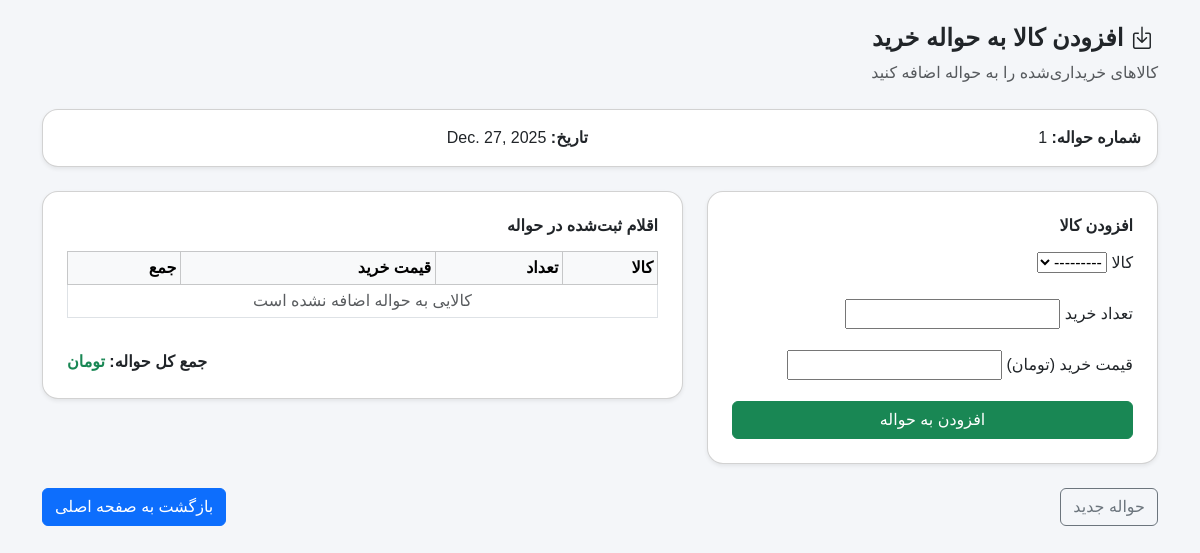
/purchase/1/add-item/, run on an earlier commit of the app's database.
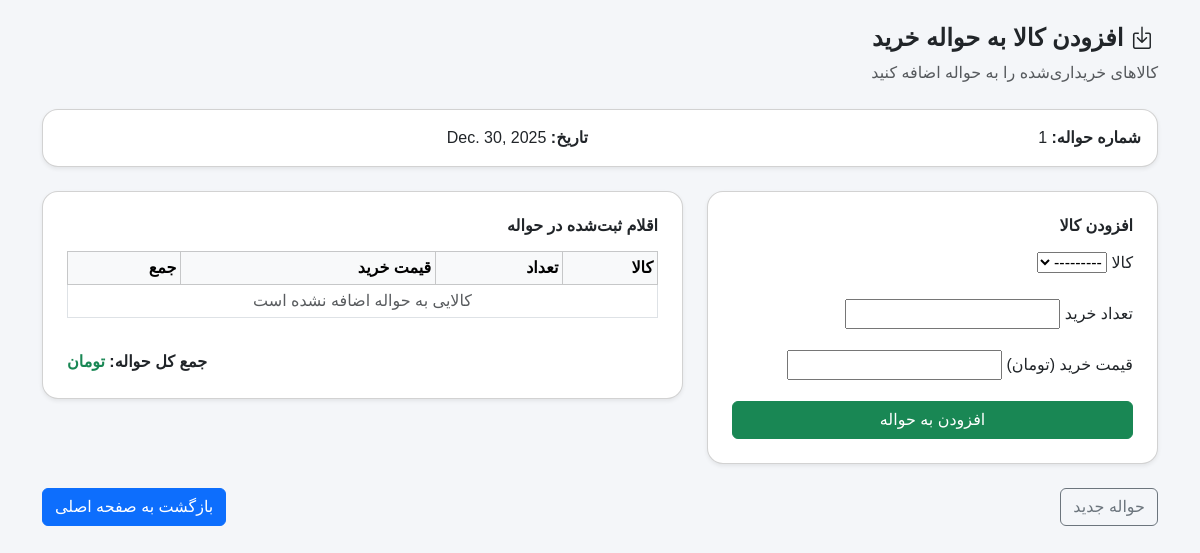
And on a later commit of the database.
### core/models.py (models this page shows, shortened)
class PurchaseInvoice(models.Model):
    supplier_name = models.CharField(max_length=200)
    date = models.DateField(auto_now_add=True)

### core/views.py (the view)
# urls.py: path('purchase/<int:invoice_id>/add-item/', add_purchase_item, name='add_purchase_item'),
def add_purchase_item(request, invoice_id):
    invoice = get_object_or_404(PurchaseInvoice, id=invoice_id)
    if request.method == 'POST':
        form = PurchaseItemForm(request.POST)
        if form.is_valid():
            item = form.save(commit=False)
            item.invoice = invoice
            item.save()
            return redirect('add_purchase_item', invoice.id)
    else:
        form = PurchaseItemForm()
    return render(request, 'purchase/add_item.html', {
        'invoice': invoice,
        'form': form
    })

### core/forms.py
class PurchaseItemForm(forms.ModelForm):
    class Meta:
        model = PurchaseItem
        fields = ['product', 'quantity', 'price']

### core/models.py (called while the page is built)
    def __str__(self):
        return self.name

### templates/purchase/add_item.html (shortened to what this page needs)
<!DOCTYPE html>
<html lang="fa" dir="rtl">
<head>
    <link href="https://cdn.jsdelivr.net/npm/bootstrap@5.3.2/dist/css/bootstrap.rtl.min.css" rel="stylesheet">
    <link href="https://cdn.jsdelivr.net/npm/bootstrap-icons@1.11.1/font/bootstrap-icons.css" rel="stylesheet">
    <link href="https://cdn.jsdelivr.net/gh/rastikerdar/vazirmatn@v33.003/Vazirmatn-font-face.css" rel="stylesheet">
</head>
<body>
<div class="container py-4">
    <div class="mb-4">
        <h4 class="fw-bold">
            <i class="bi bi-box-arrow-in-down ms-1"></i>
            افزودن کالا به حواله خرید
        </h4>
        <p class="text-muted">
            کالاهای خریداری‌شده را به حواله اضافه کنید
        </p>
    </div>
    <div class="card p-3 mb-4 shadow-sm">
        <div class="row">
            <div class="col-md-6">
                <strong>شماره حواله:</strong> {{ invoice.id }}
            </div>
            <div class="col-md-6">
                <strong>تاریخ:</strong> {{ invoice.date }}
            </div>
        </div>
    </div>
    <div class="row">
        <div class="col-md-5">
            <div class="card p-4 shadow-sm">
                <h6 class="fw-bold mb-3">افزودن کالا</h6>
                <form method="post">
                    <div class="mb-3">
                        <label class="form-label">کالا</label>
                        {{ form.product }}
                    </div>
                    <div class="mb-3">
                        <label class="form-label">تعداد خرید</label>
                        {{ form.quantity }}
                    </div>
                    <div class="mb-3">
                        <label class="form-label">قیمت خرید (تومان)</label>
                        {{ form.price }}
                    </div>
                    <button type="submit" class="btn btn-success w-100">
                        افزودن به حواله
                    </button>
                </form>
            </div>
        </div>
        <div class="col-md-7">
            <div class="card p-4 shadow-sm">
                <h6 class="fw-bold mb-3">اقلام ثبت‌شده در حواله</h6>
                <table class="table table-bordered table-sm align-middle">
                    <thead class="table-light">
                        <tr>
                            <th>کالا</th>
                            <th>تعداد</th>
                            <th>قیمت خرید</th>
                            <th>جمع</th>
                        </tr>
                    </thead>
                    <tbody>
                        {% for item in items %}
                        <tr>
                            <td>{{ item.product.name }}</td>
                            <td>{{ item.quantity }}</td>
                            <td>{{ item.price }} تومان</td>
                            <td>{{ item.total_price }} تومان</td>
                        </tr>
                        {% empty %}
                        <tr>
                            <td colspan="4" class="text-center text-muted">
                                کالایی به حواله اضافه نشده است
                            </td>
                        </tr>
                        {% endfor %}
                    </tbody>
                </table>
                <div class="text-end fw-bold mt-3">
                    جمع کل حواله:
                    <span class="text-success">
                        {{ invoice.total_price }} تومان
                    </span>
                </div>
            </div>
        </div>
    </div>
    <div class="d-flex justify-content-between mt-4">
        <a href="{% url 'create_purchase_invoice' %}" class="btn btn-outline-secondary">
            حواله جدید
        </a>
        <a href="{% url 'home' %}" class="btn btn-primary">
            بازگشت به صفحه اصلی
        </a>
    </div>
</div>
</body>
</html>

What changed in the data, as far as the page shows it:
changed PurchaseInvoice id 1: date "Dec. 27, 2025" → "Dec. 30, 2025"
